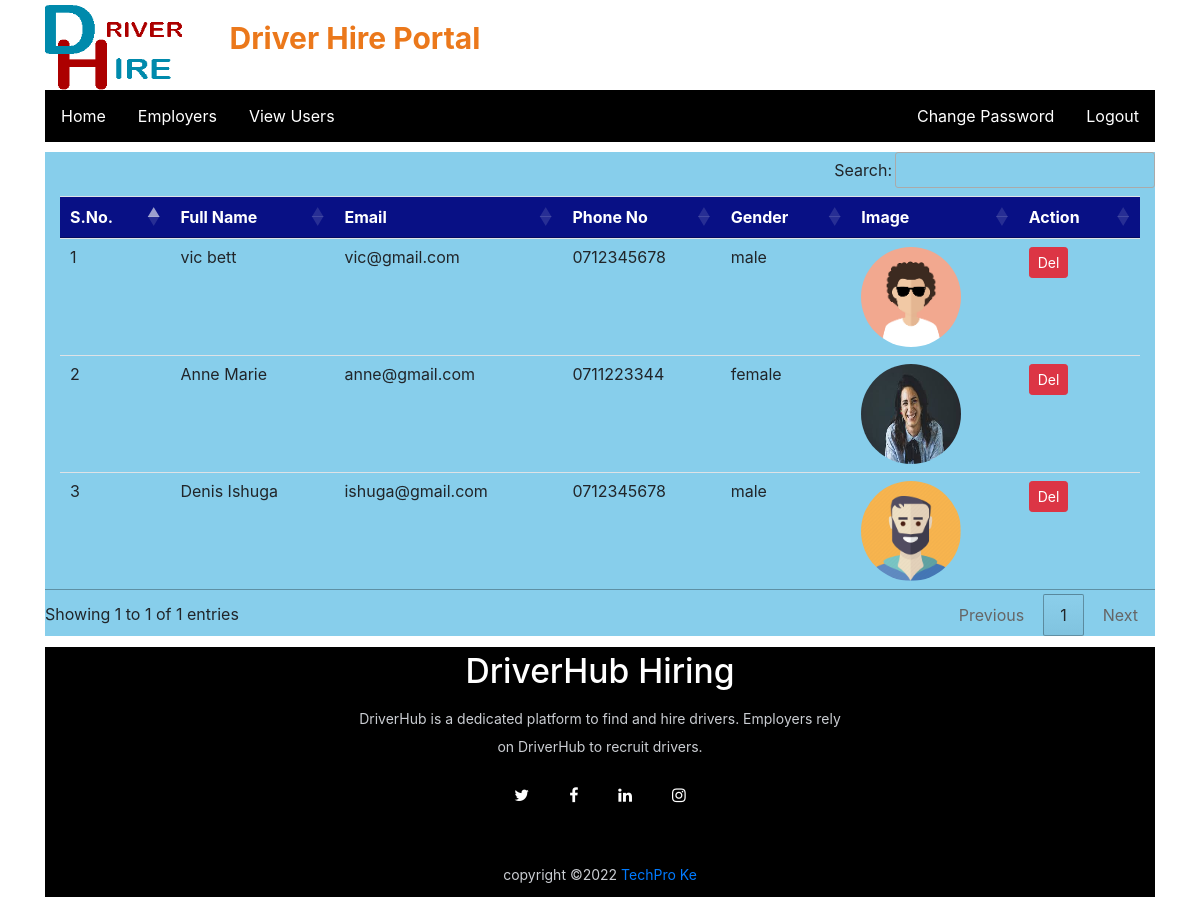
Screenshot of /view_users (signed in) with the database file from the repository.
### driverjob/models.py (models this page shows, shortened)
class DriverUser(models.Model):
    user=models.ForeignKey(User,on_delete=models.CASCADE)
    mobile = models.CharField(max_length=15, null= True)
    image = models.FileField(null=True)
    gender =models.CharField(max_length=10, null=True)
    type =models.CharField(max_length=15, null=True)

### driverjob/views.py (the view)
# urls.py: path('view_users', view_users, name="view_users"),
def view_users(request):
    if not request.user.is_authenticated:
        return redirect('admin_login')
    data = DriverUser.objects.all()
    d = {'data':data}
    return render(request, 'view_users.html',d)

### driverjob/templates/view_users.html
{% load static %}
{% block body %}
{% include 'admin_navigation.html' %}
<div style="background-color: skyblue; margin-top: 10px;">
<table id="example" class="table table-hover container">
    <thead>
    <tr style="background-color: rgb(8, 16, 133);color: white;">
        <th>S.No.</th>
        <th>Full Name</th>
        <th>Email</th>
        <th>Phone No</th>
        <th>Gender</th>
        <th>Image</th>
        <th>Action</th>
    </tr>
    </thead>
    <tbody>
    {% for i in data %}
        <tr>
            <td>{{forloop.counter}}</td>
            <td>{{i.user.first_name}} {{i.user.last_name}}</td>
            <td>{{i.user.username}}</td>
            <td>{{i.mobile}}</td>
            <td>{{i.gender}}</td>
            <td><img src="{{i.image.url}}" style="width:100px ; height:100px ; border-radius:50%;"></td>
            <td><a style="text-decoration: none;" class="btn btn-danger btn-sm" href="{% url 'del_user' i.user.id %}" onclick="return confirm('Are you sure you want to delete this user?')">Del</a></td>
        </tr>
    </tbody>
    {% endfor %}
</table>
</div>
{% include 'footer.html' %}
{% endblock %}

### rows the page displays
DriverUser: user.first_name "vic", user.last_name "bett", user.username "vic@gmail.com", mobile "0712345678", gender "male", image (picture)
DriverUser: user.first_name "Anne", user.last_name "Marie", user.username "anne@gmail.com", mobile "0711223344", gender "female", image (picture)
DriverUser: user.first_name "Denis", user.last_name "Ishuga", user.username "ishuga@gmail.com", mobile "0712345678", gender "male", image (picture)
